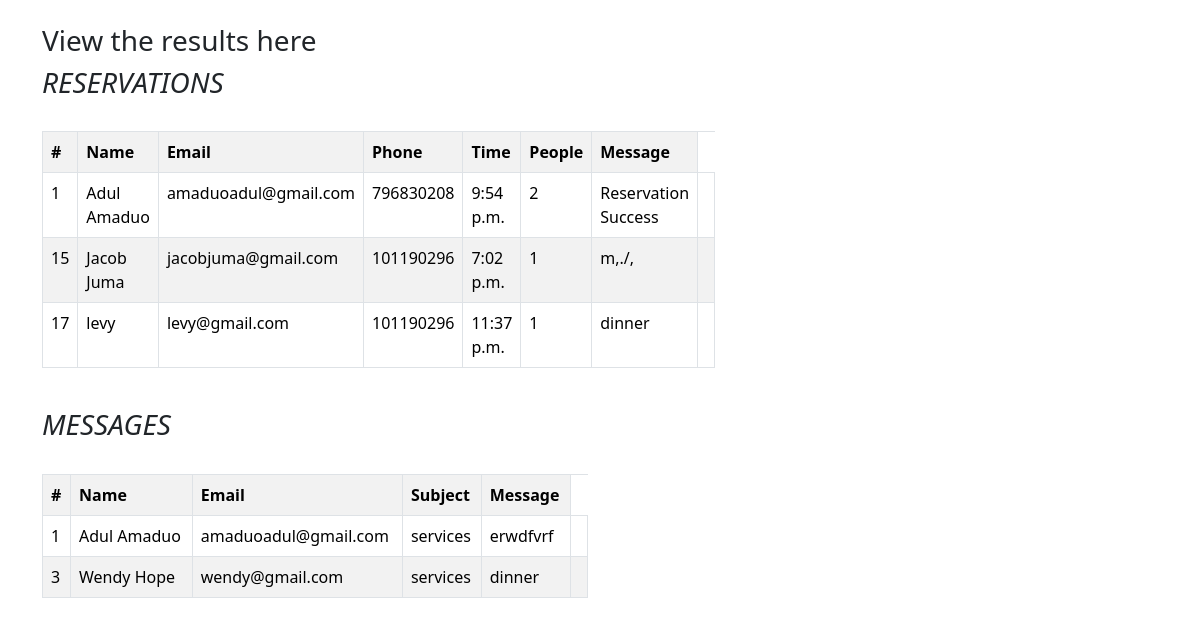
Page /view_data/ on the committed database.
### restaurant/models.py (models this page shows, shortened)
class Reservation(models.Model):
    name = models.CharField(max_length=100)
    email = models.EmailField(max_length=100)
    phone = models.IntegerField()
    date = models.DateField()
    time = models.TimeField()
    people = models.IntegerField()
    message = models.TextField(default='Reservation Success')

class Message(models.Model):
    name = models.CharField(max_length=100)
    email = models.EmailField(max_length=100)
    subject = models.CharField(max_length=100)
    message = models.TextField(max_length=100)

### restaurant/views.py (the view)
# urls.py: path('view_data/', views.view_data, name='view_data'),
def view_data(request):
    reservations = Reservation.objects.all()
    messages = Message.objects.all()
    subscribes = Subscribe.objects.all()
    return render(request, 'view_data.html', {'reservations':reservations, 'messages':messages, 'subscibers':subscribes})

### restaurant/templates/view_data.html (shortened to what this page needs)
<!DOCTYPE html>
<html lang="en">
<head>
    <link href="https://cdn.jsdelivr.net/npm/bootstrap@5.3.3/dist/css/bootstrap.min.css" rel="stylesheet">
</head>
<body>
    <div class="container mt-4">
        <h3>View the results here</h3>
        <div class="row">
            <div class="col-md-6">
                <i><h3>RESERVATIONS</h3></i>
                <table class="table table-bordered table-striped table-hover">
                    <br>
                    <tr>
                    <th>#</th>
                    <th>Name</th>
                    <th>Email</th>
                    <th>Phone</th>
                    <th>Time</th>
                    <th>People</th>
                    <th>Message</th>
                </tr>
                {% for reservation in reservations %}
                <tr>
                    <td>{{ reservation.id }}</td>
                    <td>{{ reservation.name }}</td>
                    <td>{{ reservation.email }}</td>
                    <td>{{ reservation.phone }}</td>
                    <td>{{ reservation.time }}</td>
                    <td>{{ reservation.people }}</td>
                    <td>{{reservation.message}}</td>
                    <td>
                    </td>
                </tr>
                {% endfor %}
        </table>
        <br>
        </div>
    <div class="container">
        <div class="row">
            <div class="col-md-6">
                <i><h3>MESSAGES</h3></i>
            <table class="table table-bordered table-striped table-hover">
                <br>
                <tr>
                <th>#</th>
                <th>Name</th>
                <th>Email</th>
                <th>Subject</th>
                <th>Message</th>
            </tr>
            {% for message in messages %}
            <tr>
                <td>{{ message.id }}</td>
                <td>{{ message.name }}</td>
                <td>{{ message.email }}</td>
                <td>{{ message.subject }}</td>
                <td>{{ message.message }}</td>
                <td>
                </td>
            </tr>
                {% endfor %}
        </table>
            </div>
    </body>
    </html>

### rows in the picture
Reservation: id "1", name "Adul Amaduo", email "amaduoadul@gmail.com", phone "796830208", time "9:54 p.m.", people "2", message "Reservation Success"
Reservation: id "15", name "Jacob Juma", email "jacobjuma@gmail.com", phone "101190296", time "7:02 p.m.", people "1", message "m,./,"
Reservation: id "17", name "levy", email "levy@gmail.com", phone "101190296", time "11:37 p.m.", people "1", message "dinner"
Message: id "1", name "Adul Amaduo", email "amaduoadul@gmail.com", subject "services", message "erwdfvrf"
Message: id "3", name "Wendy Hope", email "wendy@gmail.com", subject "services", message "dinner"
